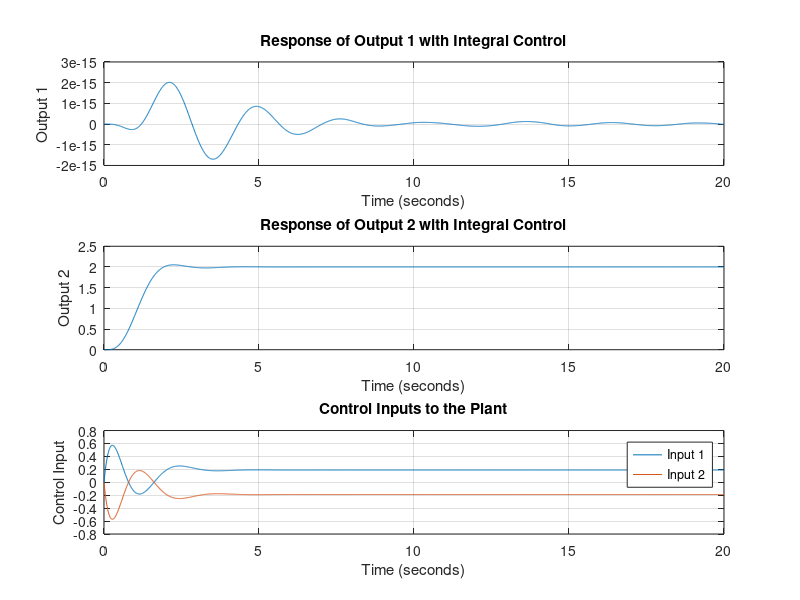

MATLAB code for this plot:
clear all;

% Parameters
L = 1;
m = 6.85;
I = 0.93; % Moment of inertia
T = 0.445;
K = 9.18;
b1 = 0.0;
b2 = 0.0;
k1 = 31.37;
k2 = 0.869;

% Original State-space matrices
A = [0, 1, 0, 0, 0, 0;          
     -k1/m, -b1/m, 0, 0, 1/m, 1/m;
     0, 0, 0, 1, 0, 0;
     0, 0, -k2/I, -b2/I, L/(2*I), -L/(2*I);
     0, 0, 0, 0, -1/T, 0;
     0, 0, 0, 0, 0, -1/T];
B = [0, 0;
     0, 0;
     0, 0;
     0, 0;
     K/T, 0;
     0, K/T];
C = [1, 0, 0, 0, 0, 0; %  
     0, 0, 1, 0, 0, 0]; % 
D = zeros(size(C,1), size(B,2)); % Assume D matrix is zero

% Augmenting the state with integrators for each output
A_aug = [A, zeros(size(A,1), size(C,1)); 
         -C, zeros(size(C,1))];
B_aug = [B; zeros(size(C,1), size(B,2))];
C_aug = [C, zeros(size(C,1), size(C,1))];
D_aug = D;

% Redefine Q and R for the augmented system
Q_aug = diag([1, 0, 15, 0, 0, 0, 100, 100]); % Adjust weights as needed
R_aug = diag([8, 8]);

[K_aug, S_aug, E_aug] = lqr(A_aug, B_aug, Q_aug, R_aug);

% Define the reference input vector for both outputs
ref_input = [0.0; 2]; % Unit step response for both outputs

% Closed loop system using state feedback control with integral action
Ac_aug = A_aug - B_aug * K_aug;
Bc_aug = [zeros(size(A, 1), size(ref_input, 1)); eye(size(ref_input, 1))]; % Corrected
Cc_aug = C_aug;
Dc_aug = D_aug;

syscl_aug = ss(Ac_aug, Bc_aug, Cc_aug, Dc_aug);

% Time span for the simulation
t = 0:0.01:20; % Adjust the time range and step size as needed

% Simulate the closed-loop system response to the new reference input
[y_aug, t_aug, x_aug] = lsim(syscl_aug, ref_input * ones(1, length(t)), t);

% Calculate the control input to the plant
% Note: Since we are using an augmented system, the control input is calculated using the augmented state vector
u_control = -K_aug * x_aug';

% Plot the response of both outputs (from the augmented system)
figure;
subplot(3, 1, 1);
plot(t_aug, y_aug(:,1));
title('Response of Output 1 with Integral Control');
xlabel('Time (seconds)');
ylabel('Output 1');
grid on;

subplot(3, 1, 2);
plot(t_aug, y_aug(:,2));
title('Response of Output 2 with Integral Control');
xlabel('Time (seconds)');
ylabel('Output 2');
grid on;

% Plot the control inputs to the plant
subplot(3, 1, 3);
plot(t_aug, u_control');
title('Control Inputs to the Plant');
xlabel('Time (seconds)');
ylabel('Control Input');
legend('Input 1', 'Input 2');
grid on;
